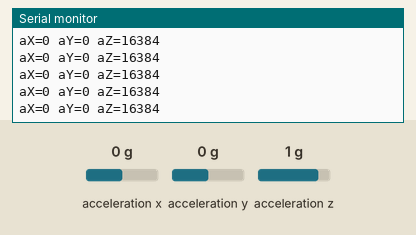
Bench run of a sketch on a simulated Arduino Uno, built with avr-gcc and run on an emulated ATmega328P. Shown: the last lines printed to the serial monitor. Wiring (inferred from the names in the program): MPU-6050 motion sensor at I2C address 0x68. The inputs (shaded band) are chosen by the test bench; at power-on: acceleration x 0 g, acceleration y 0 g, acceleration z 1 g.

Above: at 1.2 s.
1.3 s: acceleration x set to -1.4 g
At 2.2 s:
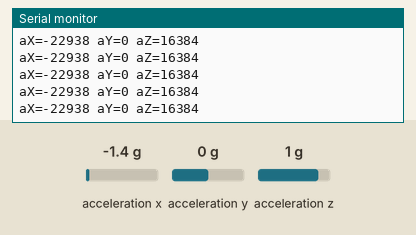
4.3 s: acceleration y set to -1.4 g
At 5.4 s:
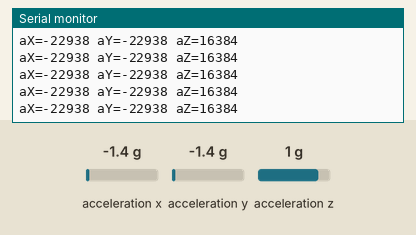
7.3 s: acceleration z set to 0 g
At 8.0 s:
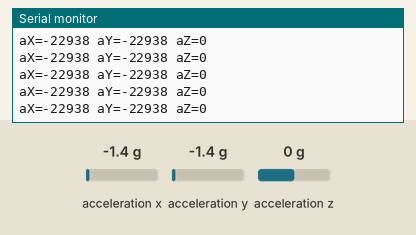
10.3 s: acceleration x set to 0.8 g
At 11.0 s:
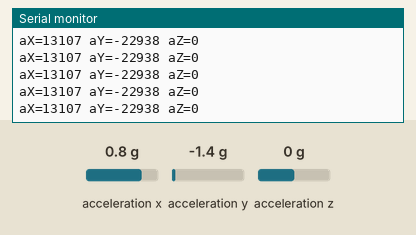
13.3 s: acceleration z set to -1.4 g
At 14.1 s:
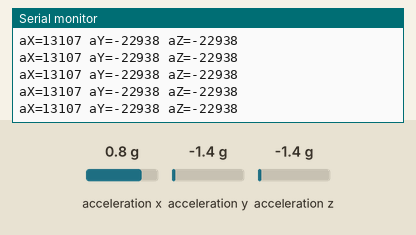
16.3 s: acceleration y set to 0 g
At 17.1 s:
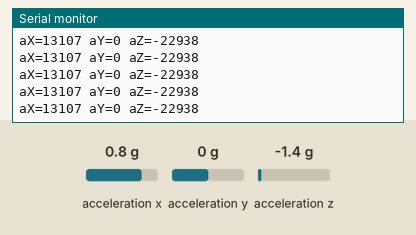
Timing chart, 0 to 19.3 s (numbered marks = the images above; inputs shaded):
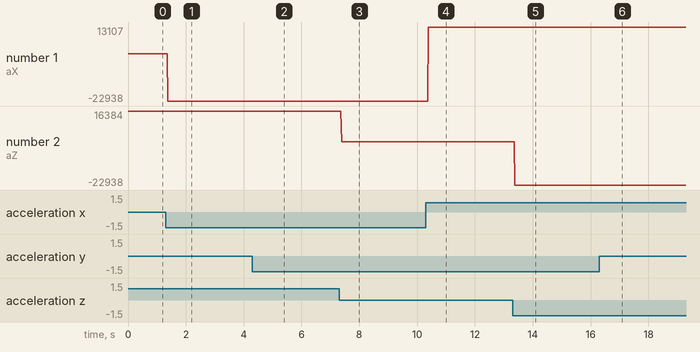

Measured:
- after the input at 1.3 s, the serial monitor: prints a new line after 0.07 s (image 1)
- after the input at 4.3 s, the serial monitor: prints a new line after 0.09 s (image 2)
- after the input at 7.3 s, the serial monitor: prints a new line after 0.09 s (image 3)
- after the input at 10.3 s, the serial monitor: prints a new line after 0.09 s (image 4)
- after the input at 13.3 s, the serial monitor: prints a new line after 0.08 s (image 5)
- after the input at 16.3 s, the serial monitor: prints a new line after 0.07 s (image 6)
- plotted number 1: 0 → -22938 after the input at 1.3 s, -22938 → 13107 after the input at 10.3 s

The sketch:

accelerometer.ino
```cpp
#include "Wire.h" //Arduino I2C library
#define MPU_ADDR 0x68 // I2C address of MPU-6050

int16_t ax, ay, az; //raw data (MPU-6050 has 16 bit ADC)

void setup() {
    Serial.begin(9600);
    Wire.begin();
    Wire.beginTransmission(MPU_ADDR);
    Wire.write(0x6B); //register PWR_MGMT_1
    Wire.write(0); //wake up
    Wire.endTransmission(true);
    Wire.beginTransmission(MPU_ADDR);
    Wire.write(0x1C); //register AFS_SEL
    Wire.write(0b00000000); //full scale range +/- 2g (reading of 1g = 2^(16-2) = 16384)
    Wire.endTransmission(true);
}

void loop() {
    Wire.beginTransmission(MPU_ADDR);
    Wire.write(0x3B); //start with register 0x3B (ACCEL_XOUT_H)
    Wire.endTransmission(false); //false ==> sends a restart message after transmission, the bus will not be released
    Wire.requestFrom(MPU_ADDR, 6, true); //request from 6 registers; true ==> send a stop message after the request, releasing the bus

    //For register locations, look at the MPU-6000/MPU-6050 Register Map, page 7
    ax = Wire.read() << 8 | Wire.read(); //(0x3B (ACCEL_XOUT_H) << 8) OR (0x3C (ACCEL_XOUT_L))
    ay = Wire.read() << 8 | Wire.read(); //(0x3D (ACCEL_YOUT_H) << 8) OR (0x3E (ACCEL_YOUT_L))
    az = Wire.read() << 8 | Wire.read(); //(0x3F (ACCEL_ZOUT_H) << 8) OR (0x40 (ACCEL_ZOUT_L))

    Serial.print("aX=");
    Serial.print(ax);
    Serial.print(" aY=");
    Serial.print(ay);
    Serial.print(" aZ=");
    Serial.print(az);
    Serial.println();

    //delay(200);
}
```
